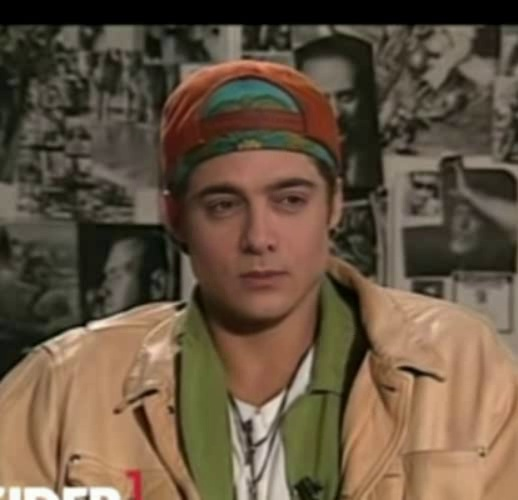
#> input picture AI_Detector/images/test.jpg, 518 x 500 px; its folder holds only this picture in this run
$ python -i ela_forensics.py   (imports and definitions only)   (older library calls are emulated)
#> lines starting #> are read from the running program, lines starting #| are printed output that depends on the picture; after the words box and inside, x2 and y2 are one past the last pixel; in counts of white or black regions, pixels touching at a corner belong together
"""Image DNA - Barrier 3 (pixel-level): preprocessing, ELA, and image comparison.

Key rule: ELA must run on the image at its ORIGINAL resolution. Resizing
destroys the JPEG compression grid that ELA depends on. Only the comparison
step resizes (to align a submitted image with its registered reference).
"""
import io
import os
import re
import uuid
import cv2
import numpy as np
from PIL import Image, ImageOps
from skimage.metrics import structural_similarity

VERSION = "ela-compare-0.4"


# ---------------------------------------------------------------- preprocessing
def clean_path(p):
    """Windows 'Copy as path' wraps paths in quotes; strip quotes/whitespace. Non-strings pass through."""
    if isinstance(p, str):
        return p.strip().strip('"').strip("'").strip()
    return p


def load_image(path_or_bytes, max_side=4096):
    """Safe load: EXIF rotation, RGB only (drops alpha / converts gray)."""
    path_or_bytes = clean_path(path_or_bytes)
    src = io.BytesIO(path_or_bytes) if isinstance(path_or_bytes, (bytes, bytearray)) else path_or_bytes
    try:
        im = Image.open(src)
        im.load()
    except Exception as e:
        raise ValueError(f"Unsupported or corrupt image: {e}")
    fmt = im.format
    im = ImageOps.exif_transpose(im).convert("RGB")
    if max(im.size) > max_side:  # guard against huge uploads
        s = max_side / max(im.size)
        im = im.resize((round(im.width * s), round(im.height * s)), Image.LANCZOS)
    return im, fmt


# [5 lines left out: function to_canonical, not called in this run]


# ------------------------------------------------------------------------- ELA
def ela_map(im, quality=90, amplify=None):
    """Return (ela_gray float32 [0..255], ela_rgb uint8 for display)."""
    buf = io.BytesIO()
    im.save(buf, "JPEG", quality=quality)
    buf.seek(0)
    re = Image.open(buf).convert("RGB")
    diff = np.abs(np.asarray(im, np.int16) - np.asarray(re, np.int16)).astype(np.float32)
    gray = diff.max(axis=2)
    if amplify is None:                       # auto-scale so the 99.5th percentile -> 255
        p = np.percentile(gray, 99.5)
        amplify = 255.0 / max(p, 1.0)
    vis = np.clip(diff * amplify, 0, 255).astype(np.uint8)
    return gray, vis


def ela_analyze(im, quality=90, block=16, z_thresh=3.5, texture_norm=True):
    """Block-level robust outlier detection on the ELA map.

    Regions pasted from another source / edited and re-saved usually have a
    different error level than the rest of the image. We flag blocks whose
    mean ELA is an outlier (median/MAD z-score) and return a mask + boxes.
    """
    gray, vis = ela_map(im, quality)
    H, W = gray.shape
    # If the image was last saved at ~the same quality, re-saving changes almost nothing and the
    # map is pure noise: report "uninformative" instead of letting the outlier test amplify it.
    informative = bool(np.percentile(gray, 99) >= 4.0)
    h, w = H // block, W // block
    if h < 4 or w < 4:
        raise ValueError("Image too small for ELA analysis")
    g = gray
    if texture_norm:  # ELA is naturally higher on textured/edge areas; compare like with like
        a = np.asarray(im.convert("L"), np.float32)
        tex = cv2.GaussianBlur(np.hypot(cv2.Sobel(a, cv2.CV_32F, 1, 0), cv2.Sobel(a, cv2.CV_32F, 0, 1)), (0, 0), 8)
        g = gray / (tex + 10.0)
    b = g[:h * block, :w * block].reshape(h, block, w, block).mean(axis=(1, 3))
    med = np.median(b)
    mad = np.median(np.abs(b - med)) * 1.4826 + 1e-3
    z = (b - med) / mad
    blk_mask = (z > z_thresh).astype(np.uint8)
    blk_mask = cv2.morphologyEx(blk_mask, cv2.MORPH_OPEN, np.ones((2, 2), np.uint8))
    blk_mask = cv2.morphologyEx(blk_mask, cv2.MORPH_CLOSE, np.ones((3, 3), np.uint8))
    mask = cv2.resize(blk_mask, (w * block, h * block), interpolation=cv2.INTER_NEAREST)
    mask = np.pad(mask, ((0, H - mask.shape[0]), (0, W - mask.shape[1])))

    # pixel-level z map (blocks upscaled): feeds per-region scores and the heat-map
    zpix = cv2.resize(z.astype(np.float32), (w * block, h * block), interpolation=cv2.INTER_NEAREST)
    zpix = np.pad(zpix, ((0, H - zpix.shape[0]), (0, W - zpix.shape[1])), mode="edge")

    n, lab, stats, _ = cv2.connectedComponentsWithStats(mask, connectivity=8)
    boxes = []
    for i in range(1, n):
        x, y, bw, bh, area = (int(v) for v in stats[i])
        if area < 4 * block * block:
            continue
        zr = zpix[y:y + bh, x:x + bw][lab[y:y + bh, x:x + bw] == i]
        boxes.append(dict(x=x, y=y, w=bw, h=bh, area=area,
                          score=round(float(np.clip(zr.max() / 12.0, 0, 1)), 3),
                          mean_z=round(float(zr.mean()), 2)))
    frac = float(mask.mean())
    score = float(np.clip(np.percentile(z, 99.5) / 12.0, 0, 1))
    if not informative:
        mask = np.zeros_like(mask); boxes = []; frac = 0.0; score = 0.0; zpix = np.zeros_like(zpix)
    return dict(informative=informative, ela_vis=vis, ela_gray=gray, mask=mask, boxes=boxes, zmap=zpix,
                flagged_fraction=frac, score=score, max_z=float(z.max()))


# [7 lines left out: function overlay, not called in this run]


# ------------------------------------------------------------ image comparison
def dhash(im, size=16):
    g = np.asarray(im.convert("L").resize((size + 1, size), Image.LANCZOS), np.int16)
    return (g[:, 1:] > g[:, :-1]).flatten()


def hamming_similarity(a, b):
    return 1.0 - float(np.mean(dhash(a) != dhash(b)))


# [64 lines left out: functions align_to_reference, compare_to_reference, not called in this run]


# ------------------------------------------------------- API-contract wrapper
MISMATCH_HASH = 0.65       # dHash similarity: ~0.5 for unrelated images, >0.85 for the same image after resize/recompress/local edit
MISMATCH_SSIM = 0.3        # below this AND changed_fraction above MISMATCH_CHANGED -> not the same image
MISMATCH_CHANGED = 0.5     # (initial guesses; calibrate on real data in Week 2)
JPEG_FORMATS = {"JPEG", "MPO"}   # Pillow reports many phone JPEGs as "MPO"


def _with_normalized(boxes, size):
    """Add `space` + normalized (0..1) coordinates so every region is comparable.

    ELA boxes are in the submitted image's pixels; comparison boxes are in the
    resized reference's pixels. The normalized fields (nx, ny, nw, nh) are the
    same for both, so consumers (fusion, heat-map, report) should use them.
    """
    W, H = size
    return [dict(b, nx=round(b["x"] / W, 4), ny=round(b["y"] / H, 4),
                 nw=round(b["w"] / W, 4), nh=round(b["h"] / H, 4)) for b in boxes]


# ----------------------------------------------------- tampered-region analysis
HEAT_Z_MAX = 8.0   # robust z-score that maps to "full red" in the heat-map


def _severity(score):
    return "high" if score >= 0.66 else "medium" if score >= 0.33 else "low"


# [7 lines left out: function _iou, not called in this run]


def build_regions(ela_boxes, ela_size, cmp_boxes, cmp_size, iou_merge=0.3):
    """Merge ELA and comparison boxes into one ranked list in normalized (0..1) coordinates.

    Overlapping boxes (IoU > iou_merge) are merged into their union and keep the higher score;
    `sources` says which analyses support the region (more sources = stronger evidence).
    Ranking: comparison-backed regions first, then by score.
    """
    items = []
    for src, boxes, (W, H) in (("ela", ela_boxes, ela_size), ("comparison", cmp_boxes, cmp_size)):
        for b in boxes:
            items.append(dict(nx=b["x"] / W, ny=b["y"] / H, nw=b["w"] / W, nh=b["h"] / H,
                              score=float(b.get("score", 0.0)), sources={src}))
    merged = []
    for it in sorted(items, key=lambda r: -r["score"]):
        for m in merged:
            if _iou(m, it) > iou_merge:
                x1, y1 = min(m["nx"], it["nx"]), min(m["ny"], it["ny"])
                x2 = max(m["nx"] + m["nw"], it["nx"] + it["nw"])
                y2 = max(m["ny"] + m["nh"], it["ny"] + it["nh"])
                m.update(nx=x1, ny=y1, nw=x2 - x1, nh=y2 - y1)
                m["score"] = max(m["score"], it["score"])
                m["sources"] |= it["sources"]
                break
        else:
            merged.append(it)
    # Regions backed by the reference comparison are far stronger evidence than ELA-only outliers
    # (ELA alone raised false alarms on ~1/3 of unmodified images), so they rank first.
    merged.sort(key=lambda r: (-("comparison" in r["sources"]), -r["score"]))
    return [dict(id=i + 1, sources=sorted(m["sources"]), score=round(m["score"], 3),
                 severity=_severity(m["score"]), area_fraction=round(m["nw"] * m["nh"], 4),
                 nx=round(m["nx"], 4), ny=round(m["ny"], 4), nw=round(m["nw"], 4), nh=round(m["nh"], 4))
            for i, m in enumerate(merged)]


def region_summary(regions, grid=256):
    """Union area of all regions (no double counting) + max score, for the fusion engine."""
    cov = np.zeros((grid, grid), bool)
    for r in regions:
        x1, y1 = int(r["nx"] * grid), int(r["ny"] * grid)
        x2, y2 = int(np.ceil((r["nx"] + r["nw"]) * grid)), int(np.ceil((r["ny"] + r["nh"]) * grid))
        cov[y1:y2, x1:x2] = True
    return dict(region_count=len(regions), flagged_area_fraction=round(float(cov.mean()), 4),
                max_region_score=round(max((r["score"] for r in regions), default=0.0), 3))


# --------------------------------------------------------------- visual outputs
# [33 lines left out: function render_outputs, not called in this run]


def _make_stem(src):
    base = os.path.splitext(os.path.basename(src))[0] if isinstance(src, str) else "image"
    return re.sub(r"[^A-Za-z0-9_-]", "_", base)[:40] + "_" + uuid.uuid4().hex[:8]


def analyze(sub_path, ref_path=None, output_dir=None):
    """Return the tampering (pixel-level) result in the shared JSON contract.

    status: clean | suspicious | tampered | inconclusive | reference_mismatch
    ELA is only trusted on JPEG input; for PNG etc. the ELA part is
    'inconclusive' and only the comparison with a reference can flag tampering.
    With a reference, the comparison decides: differences -> tampered, no differences -> clean
    (ELA outliers alone never override a matching reference).

    New in 0.3: `evidence.tampered_regions` (merged + ranked, normalized coords, per-region
    score/severity), top-level `region_count`, `flagged_area_fraction`, `max_region_score`, and,
    when `output_dir` is given, PNG file names in `evidence.outputs` (relative to output_dir).
    """
    sub_path = clean_path(sub_path)
    im, fmt = load_image(sub_path)
#> in load_image, im is the input picture: PIL image 518x500 RGB; mean R, G, B 101.3, 83.9, 64.8
#> fmt = 'JPEG'
    is_jpeg = fmt in JPEG_FORMATS
#> is_jpeg = True
    ela = ela_analyze(im)
#> in ela_map, `diff = np.abs(np.asarray(im, np.int16) - np.asarray(re, np.int16)).ast..`:
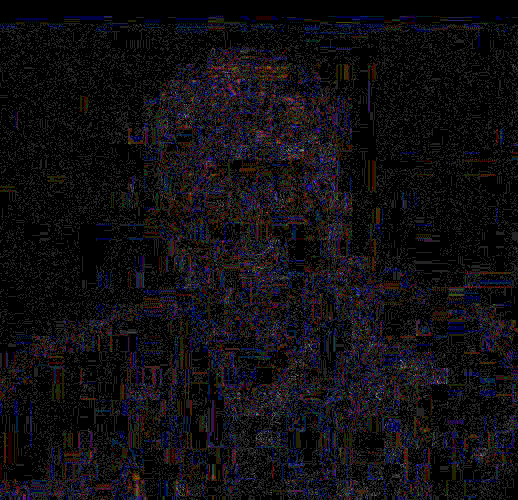
#> diff: shape (500, 518, 3) float32; mean R, G, B 0.457, 0.396, 0.502; drawn with min black and max white
#> in ela_map, `gray = diff.max(axis=2)`:
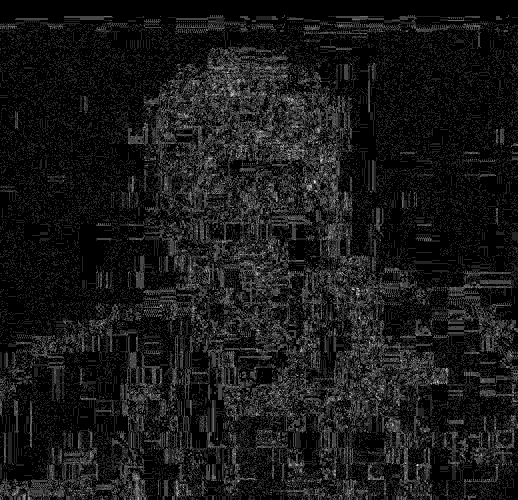
#> gray: shape (500, 518) float32; min 0, max 7, mean 0.669; drawn with min black and max white
#> in ela_map, `p = np.percentile(gray, 99.5)`: p = 3
#> in ela_map, `amplify = 255.0 / max(p, 1.0)`: amplify = 85
#> in ela_map, `vis = np.clip(diff * amplify, 0, 255).astype(np.uint8)`:
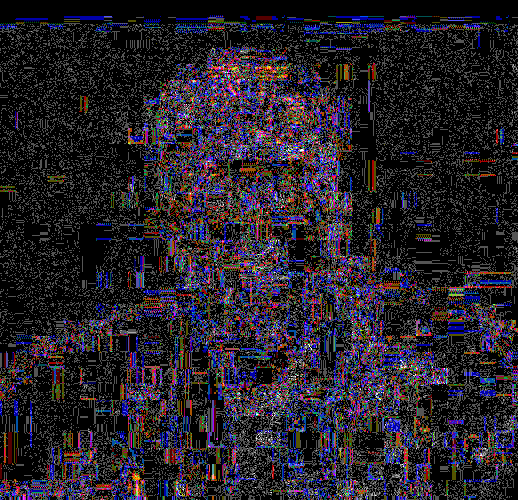
#> vis: shape (500, 518, 3); mean R, G, B 38.7, 33.7, 42.4
#> in ela_analyze, `informative = bool(np.percentile(gray, 99) >= 4.0)`: informative = False
#> in ela_analyze, `a = np.asarray(im.convert("L"), np.float32)`:
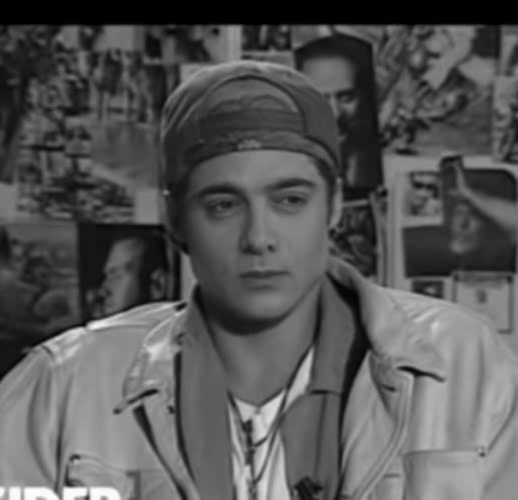
#> a: shape (500, 518) float32; min 0, max 255, mean 87
#> in ela_analyze, `tex = cv2.GaussianBlur(np.hypot(cv2.Sobel(a, cv2.CV_32F, 1, 0), cv2.So..`:
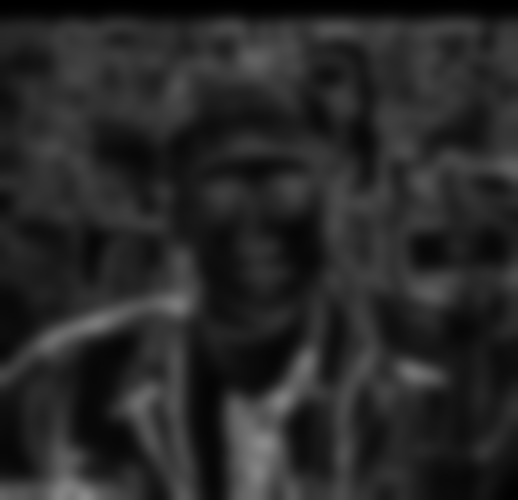
#> tex: shape (500, 518) float32; min 0.294, max 139.8, mean 40.1
#> in ela_analyze, `med = np.median(b)`: med = 0.0116
#> in ela_analyze, `mad = np.median(np.abs(b - med)) * 1.4826 + 1e-3`: mad = 0.012
#> in ela_analyze, `blk_mask = (z > z_thresh).astype(np.uint8)`:
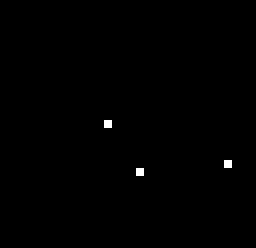
#> blk_mask: shape (31, 32) (shown 8 times larger); values 0 (black) and 1 (white), 0.3% white in thin lines or dots, all inside (x1, y1, x2, y2) = (13, 15, 29, 22)
#> in ela_analyze, `blk_mask = cv2.morphologyEx(blk_mask, cv2.MORPH_OPEN, np.ones((2, 2), ..`: blk_mask: shape (31, 32); every value is 0
#> in ela_analyze, `mask = cv2.resize(blk_mask, (w * block, h * block), interpolation=cv2...`: mask: shape (496, 512); every value is 0
#> in ela_analyze, `mask = np.pad(mask, ((0, H - mask.shape[0]), (0, W - mask.shape[1])))`: mask: shape (500, 518); every value is 0
#> in ela_analyze, `zpix = np.pad(zpix, ((0, H - zpix.shape[0]), (0, W - zpix.shape[1])), ..`:
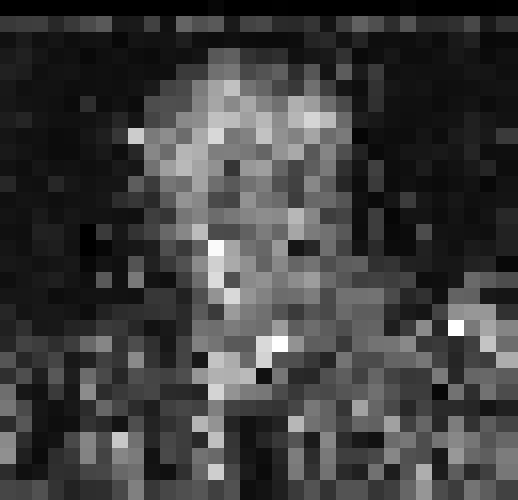
#> zpix: shape (500, 518) float32; min -0.968, max 4.01, mean 0.265; drawn with min black and max white
#> in ela_analyze, `n, lab, stats, _ = cv2.connectedComponentsWithStats(mask, connectivity..`: lab: shape (500, 518) int32; every value is 0
#> in ela_analyze, `n, lab, stats, _ = cv2.connectedComponentsWithStats(mask, connectivity..`: n = 1; stats = [[0, 0, 518, 500, 259000]]
#> after the loop in ela_analyze, `for i in range(1, n):`: boxes = []
#> in ela_analyze, `frac = float(mask.mean())`: frac = 0
#> in ela_analyze, `score = float(np.clip(np.percentile(z, 99.5) / 12.0, 0, 1))`: score = 0.274
#> ela = 9 items
    informative = bool(ela["informative"]) and is_jpeg
#> informative = False
    if not informative:                       # ELA not trustworthy: no ELA regions / map
        ela = dict(ela, boxes=[], mask=np.zeros_like(ela["mask"]), zmap=np.zeros_like(ela["zmap"]))
    boxes = _with_normalized(ela["boxes"], im.size)
#> boxes = []
    score = float(ela["score"]) if informative else 0.0
#> score = 0
    ev = dict(ela_score=round(score, 3),
              flagged_fraction=round(ela["flagged_fraction"], 4) if informative else 0.0,
              regions=boxes, regions_space="submitted_image_pixels",
              image_size=dict(w=im.width, h=im.height),
              input_format=fmt, ela_informative=informative,
              note=None if is_jpeg else "ELA is not reliable on non-JPEG inputs; ELA result ignored")
#> ev = 8 items
    status = ("suspicious" if (boxes and score >= 0.5)
              else "clean" if informative else "inconclusive")
#> status = 'inconclusive'
    cmp, cmp_boxes, cmp_size = None, [], (1, 1)
    if ref_path:
        ref_im = load_image(ref_path)[0]
        cmp = compare_to_reference(im, ref_im)
        ref_c = to_canonical(ref_im, 1024)
        # Two unrelated images differ everywhere: that is a wrong reference, not tampering.
        mismatch = (cmp["hash_similarity"] < MISMATCH_HASH
                    or (cmp["ssim"] < MISMATCH_SSIM and cmp["changed_fraction"] > MISMATCH_CHANGED))
        cmp["reference_mismatch"] = bool(mismatch)
        cboxes = [] if mismatch else _with_normalized(cmp["boxes"], ref_c.size)
        ev["comparison"] = dict(ssim=round(cmp["ssim"], 4), hash_similarity=round(cmp["hash_similarity"], 3),
                                changed_fraction=round(cmp["changed_fraction"], 4), regions=cboxes,
                                regions_space="reference_resized_1024_pixels",
                                aligned_with_homography=cmp["aligned_with_homography"],
                                reference_mismatch=bool(mismatch))
        if mismatch:
            status = "reference_mismatch"
            ev["note"] = "Submitted image does not match the reference (different image); tampering not assessed."
        elif cboxes:
            status, score = "tampered", max(score, 0.9)
            cmp_boxes, cmp_size = cboxes, ref_c.size
        else:
            # The registered original shows no difference. That beats ELA: on unmodified images ELA alone
            # raised a false "suspicious" in about a third of cases, so its outliers are ignored here.
            if status == "suspicious":
                ev["note"] = "ELA found weak outliers, but the image matches its registered original; they were ignored."
            status, score = "clean", 0.0
            ela = dict(ela, boxes=[], mask=np.zeros_like(ela["mask"]), zmap=np.zeros_like(ela["zmap"]))

    regions = build_regions(ela["boxes"], im.size, cmp_boxes, cmp_size)
#> regions = []
    ev["tampered_regions"] = regions
    ev["outputs"] = None
    if output_dir:
        # file names only (relative to output_dir): do not leak server paths through the API
        ev["outputs"] = render_outputs(im, ela, cmp, regions, output_dir, _make_stem(sub_path))
    return dict(barrier="tampering", status=status, score=round(float(score), 3),
                ela_score=ev["ela_score"], **region_summary(regions), evidence=ev, version=VERSION)
#> in region_summary, `cov = np.zeros((grid, grid), bool)`: cov: shape (256, 256) bool; every value is 0

>>> result = analyze('../../AI_Detector/images/test.jpg')
#> result = 9 items
